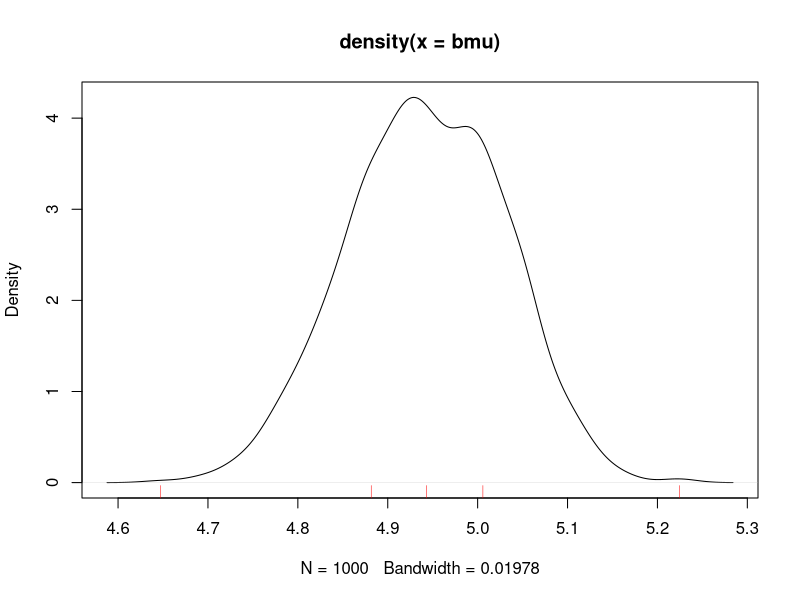

Reproduce this figure in R.
## ---- chunk 1
N<-500
metasample<-rnorm(N,5,2)

bmu<-numeric(1000)
for (i in 1:1000) {
  rndno<-as.integer(runif(N)*N)+1
  smp<-metasample[rndno]
  bmu[i]<-mean(smp)
}
p<-density(bmu)
plot(p)
qq<-quantile(bmu)
rug(qq,col="red")
